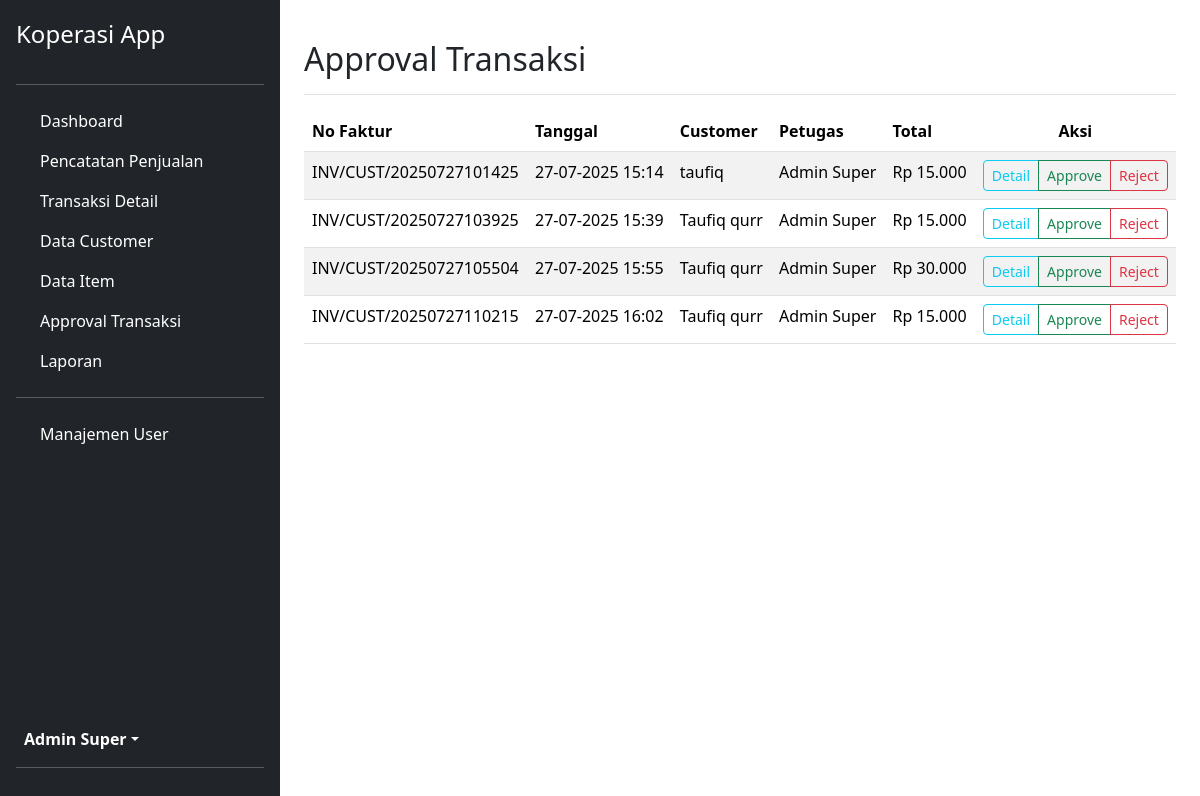
The app's page /admin/modules/approval/data.php (signed in) with its own data.
### tables this page shows
CREATE TABLE `sales` (
  `id_sales` int(11) NOT NULL,
  `no_faktur` varchar(50) NOT NULL,
  `tgl_sales` datetime NOT NULL DEFAULT current_timestamp(),
  `id_customer` int(11) NOT NULL,
  `id_user` int(11) NOT NULL,
  `total_bayar` decimal(10,2) NOT NULL,
  `status` enum('pending','approved','rejected') NOT NULL DEFAULT 'pending',
  `keterangan` text DEFAULT NULL
);

CREATE TABLE `customer` (
  `id_customer` int(11) NOT NULL,
  `nama_customer` varchar(255) NOT NULL,
  `alamat` text NOT NULL,
  `telp` varchar(20) NOT NULL,
  `email` varchar(100) DEFAULT NULL,
  `username` varchar(50) NOT NULL,
  `password` varchar(255) NOT NULL
);

CREATE TABLE `users` (
  `id_user` int(11) NOT NULL,
  `nama_lengkap` varchar(100) NOT NULL,
  `username` varchar(50) NOT NULL,
  `password` varchar(255) NOT NULL,
  `level` enum('petugas','manager','admin_super','sales') NOT NULL
);

### admin/config/functions.php (called while the page is built, shortened)
<?php
function format_rupiah($number) {
    return 'Rp ' . number_format($number, 0, ',', '.');
}
?>

### admin/modules/approval/data.php (the view, shortened to what this page needs)
<?php
include '../../templates/header.php';
include '../../templates/sidebar.php';
$query = "SELECT s.id_sales, s.no_faktur, s.tgl_sales, s.total_bayar, c.nama_customer, u.nama_lengkap AS nama_petugas
          FROM sales s
          JOIN customer c ON s.id_customer = c.id_customer
          JOIN users u ON s.id_user = u.id_user
          WHERE s.status = 'pending'
          ORDER BY s.tgl_sales ASC";
$stmt = $pdo->query($query);
$pending_sales = $stmt->fetchAll();
?>
<div class="d-flex justify-content-between flex-wrap flex-md-nowrap align-items-center pt-3 pb-2 mb-3 border-bottom">
    <h1 class="h2"><i class="fas fa-check-circle"></i> Approval Transaksi</h1>
</div>
<div class="table-responsive">
    <table class="table table-striped table-hover">
        <thead>
            <tr>
                <th>No Faktur</th>
                <th>Tanggal</th>
                <th>Customer</th>
                <th>Petugas</th>
                <th>Total</th>
                <th class="text-center">Aksi</th>
            </tr>
        </thead>
        <tbody>
            <?php if (empty($pending_sales)): ?>
                <tr>
                    <td colspan="6" class="text-center">Tidak ada transaksi yang menunggu approval.</td>
                </tr>
            <?php else: ?>
                <?php foreach ($pending_sales as $sale) : ?>
                    <tr>
                        <td><?= htmlspecialchars($sale['no_faktur']); ?></td>
                        <td><?= date('d-m-Y H:i', strtotime($sale['tgl_sales'])); ?></td>
                        <td><?= htmlspecialchars($sale['nama_customer']); ?></td>
                        <td><?= htmlspecialchars($sale['nama_petugas']); ?></td>
                        <td><?= format_rupiah($sale['total_bayar']); ?></td>
                       <td class="text-center">
    <div class="btn-group" role="group" aria-label="Aksi Transaksi">
        <a href="<?= BASE_URL ?>/admin/modules/sales/detail.php?id=<?= $sale['id_sales']; ?>" class="btn btn-outline-info btn-sm" title="Lihat Detail">
            <i class="fas fa-eye"></i> <span class="d-none d-md-inline">Detail</span>
        </a>
        <a href="proses.php?action=approve&id=<?= $sale['id_sales']; ?>" class="btn btn-outline-success btn-sm" title="Approve" onclick="return confirm('Anda yakin ingin menyetujui transaksi ini?');">
            <i class="fas fa-check"></i> <span class="d-none d-md-inline">Approve</span>
        </a>
        <a href="proses.php?action=reject&id=<?= $sale['id_sales']; ?>" class="btn btn-outline-danger btn-sm" title="Reject" onclick="return confirm('PERHATIAN: Menolak transaksi akan mengembalikan stok. Lanjutkan?');">
            <i class="fas fa-times"></i> <span class="d-none d-md-inline">Reject</span>
        </a>
    </div>
</td>
                    </tr>
                <?php endforeach; ?>
            <?php endif; ?>
        </tbody>
    </table>
</div>
<?php
include '../../templates/footer.php';
?>

### admin/templates/header.php (shortened to what this page needs)
<?php
require_once __DIR__ . '/../config/functions.php';
?>
<!DOCTYPE html>
<html lang="id">
<head>
    <link href="<?= BASE_URL ?>/admin/assets/css/bootstrap.min.css" rel="stylesheet">
</head>
<body>
<div class="d-flex">

### admin/templates/sidebar.php (shortened to what this page needs)
<div class="d-flex flex-column flex-shrink-0 p-3 text-white bg-dark sidebar" style="width: 280px;">
    <a href="<?= BASE_URL ?>/admin/dashboard.php" class="d-flex align-items-center mb-3 text-white text-decoration-none">
        <span class="fs-4">Koperasi App</span>
    </a>
    <hr>
    <ul class="nav nav-pills flex-column mb-auto">
        <li><a href="<?= BASE_URL ?>/admin/dashboard.php" class="nav-link text-white"><i class="fas fa-home me-2"></i>Dashboard</a></li>
        <?php if (in_array($_SESSION['level'], ['petugas', 'manager', 'admin_super'])): ?>
            <li><a href="<?= BASE_URL ?>/admin/modules/catat_penjualan/data.php" class="nav-link text-white"><i class="fas fa-clipboard-list me-2"></i>Pencatatan Penjualan</a></li>
            <li><a href="<?= BASE_URL ?>/admin/modules/sales/data.php" class="nav-link text-white"><i class="fas fa-cash-register me-2"></i>Transaksi Detail</a></li>
            <li><a href="<?= BASE_URL ?>/admin/modules/customer/data.php" class="nav-link text-white"><i class="fas fa-users me-2"></i>Data Customer</a></li>
            <li><a href="<?= BASE_URL ?>/admin/modules/item/data.php" class="nav-link text-white"><i class="fas fa-box me-2"></i>Data Item</a></li>
        <?php endif; ?>
        <?php if (in_array($_SESSION['level'], ['manager', 'admin_super'])): ?>
            <li><a href="<?= BASE_URL ?>/admin/modules/approval/data.php" class="nav-link text-white"><i class="fas fa-check-circle me-2"></i>Approval Transaksi</a></li>
            <li><a href="<?= BASE_URL ?>/admin/modules/laporan/penjualan.php" class="nav-link text-white"><i class="fas fa-file-alt me-2"></i>Laporan</a></li>
        <?php endif; ?>
        <?php if ($_SESSION['level'] == 'admin_super'): ?>
            <hr>
            <li><a href="<?= BASE_URL ?>/admin/modules/user/data.php" class="nav-link text-white"><i class="fas fa-user-cog me-2"></i>Manajemen User</a></li>
        <?php endif; ?>
    </ul>
    <div class="dropdown">
        <a href="#" class="d-flex align-items-center text-white text-decoration-none dropdown-toggle" data-bs-toggle="dropdown">
            <i class="fas fa-user-circle me-2"></i><strong><?= htmlspecialchars($_SESSION['nama_lengkap']); ?></strong>
        </a>
    </div>
    <hr>
</div>
<main class="container-fluid p-4">

### admin/templates/footer.php (shortened to what this page needs)
</main>
</div>
</body>
</html>

### admin/templates/header.php (style rules this page uses)
.sidebar { min-height: 100vh; }

### records on screen
sales: no_faktur "INV/CUST/20250727101425", tgl_sales "27-07-2025 15:14", id_customer.nama_customer "taufiq", id_user.nama_lengkap "Admin Super", total_bayar "Rp 15.000"
sales: no_faktur "INV/CUST/20250727103925", tgl_sales "27-07-2025 15:39", id_customer.nama_customer "Taufiq qurr", id_user.nama_lengkap "Admin Super", total_bayar "Rp 15.000"
sales: no_faktur "INV/CUST/20250727105504", tgl_sales "27-07-2025 15:55", id_customer.nama_customer "Taufiq qurr", id_user.nama_lengkap "Admin Super", total_bayar "Rp 30.000"
sales: no_faktur "INV/CUST/20250727110215", tgl_sales "27-07-2025 16:02", id_customer.nama_customer "Taufiq qurr", id_user.nama_lengkap "Admin Super", total_bayar "Rp 15.000"

### other values on screen
$_SESSION['nama_lengkap'] "Admin Super"
